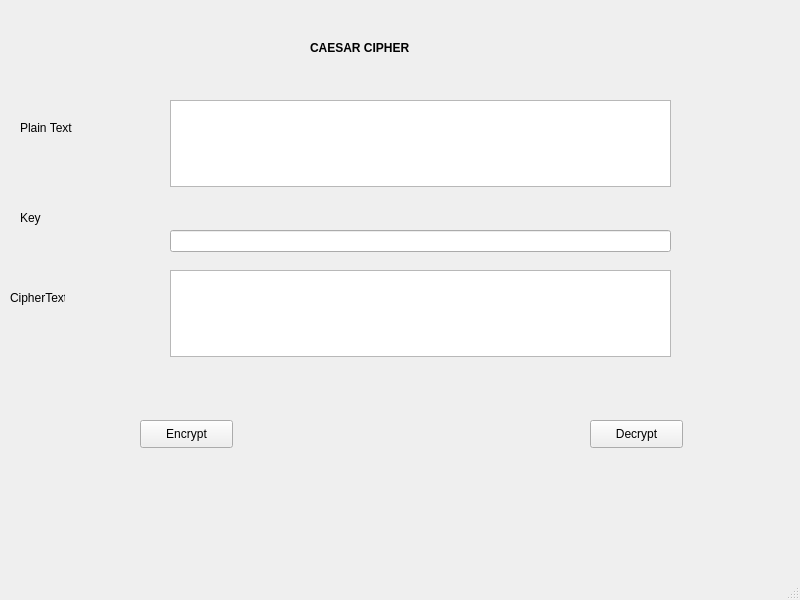
<?xml version="1.0" encoding="UTF-8"?>
<ui version="4.0">
 <class>MainWindow</class>
 <widget class="QMainWindow" name="MainWindow">
  <property name="geometry">
   <rect>
    <x>0</x>
    <y>0</y>
    <width>800</width>
    <height>600</height>
   </rect>
  </property>
  <property name="windowTitle">
   <string>MainWindow</string>
  </property>
  <widget class="QWidget" name="centralwidget">
   <widget class="QLabel" name="labelTitle">
    <property name="geometry">
     <rect>
      <x>310</x>
      <y>40</y>
      <width>121</width>
      <height>16</height>
     </rect>
    </property>
    <property name="font">
     <font>
      <weight>75</weight>
      <bold>true</bold>
     </font>
    </property>
    <property name="text">
     <string>CAESAR CIPHER</string>
    </property>
   </widget>
   <widget class="QLabel" name="labelPlain">
    <property name="geometry">
     <rect>
      <x>20</x>
      <y>120</y>
      <width>55</width>
      <height>16</height>
     </rect>
    </property>
    <property name="text">
     <string>Plain Text</string>
    </property>
   </widget>
   <widget class="QLabel" name="labelKey">
    <property name="geometry">
     <rect>
      <x>20</x>
      <y>210</y>
      <width>55</width>
      <height>16</height>
     </rect>
    </property>
    <property name="text">
     <string>Key</string>
    </property>
   </widget>
   <widget class="QLabel" name="labelCipher">
    <property name="geometry">
     <rect>
      <x>10</x>
      <y>290</y>
      <width>55</width>
      <height>16</height>
     </rect>
    </property>
    <property name="text">
     <string>CipherText</string>
    </property>
   </widget>
   <widget class="QPlainTextEdit" name="txtPlain">
    <property name="geometry">
     <rect>
      <x>170</x>
      <y>100</y>
      <width>501</width>
      <height>87</height>
     </rect>
    </property>
   </widget>
   <widget class="QLineEdit" name="txtKey">
    <property name="geometry">
     <rect>
      <x>170</x>
      <y>230</y>
      <width>501</width>
      <height>22</height>
     </rect>
    </property>
   </widget>
   <widget class="QPlainTextEdit" name="txtCipher">
    <property name="geometry">
     <rect>
      <x>170</x>
      <y>270</y>
      <width>501</width>
      <height>87</height>
     </rect>
    </property>
   </widget>
   <widget class="QPushButton" name="btnEncrypt">
    <property name="geometry">
     <rect>
      <x>140</x>
      <y>420</y>
      <width>93</width>
      <height>28</height>
     </rect>
    </property>
    <property name="text">
     <string>Encrypt</string>
    </property>
   </widget>
   <widget class="QPushButton" name="btnDecrypt">
    <property name="geometry">
     <rect>
      <x>590</x>
      <y>420</y>
      <width>93</width>
      <height>28</height>
     </rect>
    </property>
    <property name="text">
     <string>Decrypt</string>
    </property>
   </widget>
  </widget>
  <widget class="QMenuBar" name="menubar">
   <property name="geometry">
    <rect>
     <x>0</x>
     <y>0</y>
     <width>800</width>
     <height>26</height>
    </rect>
   </property>
  </widget>
  <widget class="QStatusBar" name="statusbar"/>
 </widget>
 <resources/>
 <connections/>
</ui>
